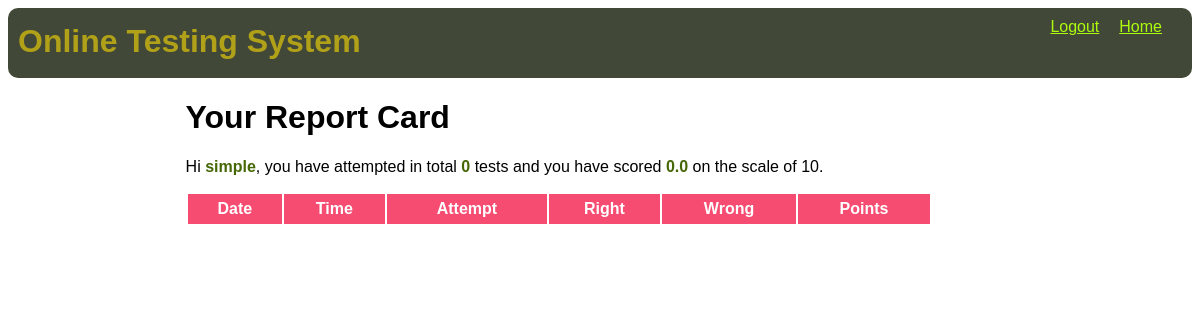
Screenshot of /test-history (signed in) with the database file from the repository.
### OTS/models.py (models this page shows)
class Candidate(models.Model):
    username = models.CharField(primary_key=True, max_length=20)
    password = models.CharField(null=False, max_length=20)
    name = models.CharField(null=False, max_length=30)
    test_attempted = models.IntegerField(default=0)
    points = models.FloatField(default=0.0)

### OTS/views.py (the view)
# urls.py: path('test-history', testResultHistory, name='testHistory'),
def testResultHistory(request):
    if 'name' not in request.session.keys():
        res = HttpResponseRedirect("login")
    candidate = Candidate.objects.filter(username=request.session['username'])
    results = Result.objects.filter(username_id=candidate[0].username)
    context = {'candidate': candidate[0], 'results': results}
    res = render(request, 'candidate_history.html', context)
    return res

### OTS/templates/candidate_history.html (shortened to what this page needs)
{% extends 'main.html' %}
{% block top%}
<a href="{% url 'OTS:home' %}">Home</a>
<a href="{% url 'OTS:logout' %}">Logout</a>
{%endblock %}
{% block content %}
<h1>Your Report Card</h1>
<p>Hi <span class="special">{{candidate.name}}</span>,
    you have attempted in total <span class="special">{{candidate.test_attempted}}</span> tests and you have scored <span class="special">{{candidate.points}}</span> on the scale of 10.</p>
<table>
    <tr>
        <th>Date</th>
        <th>Time</th>
        <th>Attempt</th>
        <th>Right</th>
        <th>Wrong</th>
        <th>Points</th>
    </tr>
</table>
{% endblock %}

### OTS/static/theme.css (style rules this page uses)
* { font-family:'Gill Sans', 'Gill Sans MT', Calibri, 'Trebuchet MS', sans-serif; }
table { width:90%; }
table tr:nth-child(odd) { background-color:#6e8543; color:white; height:30px; }
table tr:first-child { background-color:#F64C72; }
span.special { color:#456705; font-weight: bold; }

### OTS/static/mystyle.css (style rules this page uses)
body { align-items: center; min-height: 100vh; background: url("https://images.pexels.com/photos/1072179/pexels-photo-1072179.jpeg?auto=compress&cs=tinysrgb&w=1600") no-repeat; background-size: cover; }
.top div.menu a { color:#acfb0f; float: right; margin-right: 20px; min-width:15px; }

### rows the page displays
Candidate: name "simple", test_attempted "0", points "0.0"
